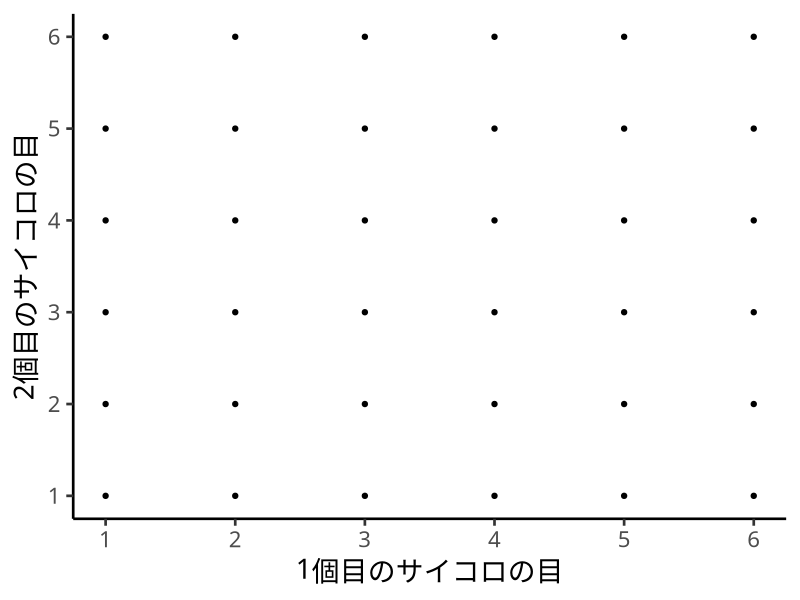

Reproduce this figure in R.
library(dplyr)
library(ggplot2)
expand.grid(1:6, 1:6) %>% 
  as_tibble() %>% 
  ggplot() +
  aes(x = Var1,
      y = Var2) +
  geom_point() +
  scale_x_continuous(breaks = 1:6, name = "1個目のサイコロの目") +
  scale_y_continuous(breaks = 1:6, name = "2個目のサイコロの目") +
  theme_classic(base_size = 20, 
                base_family = "IPAexGothic")
